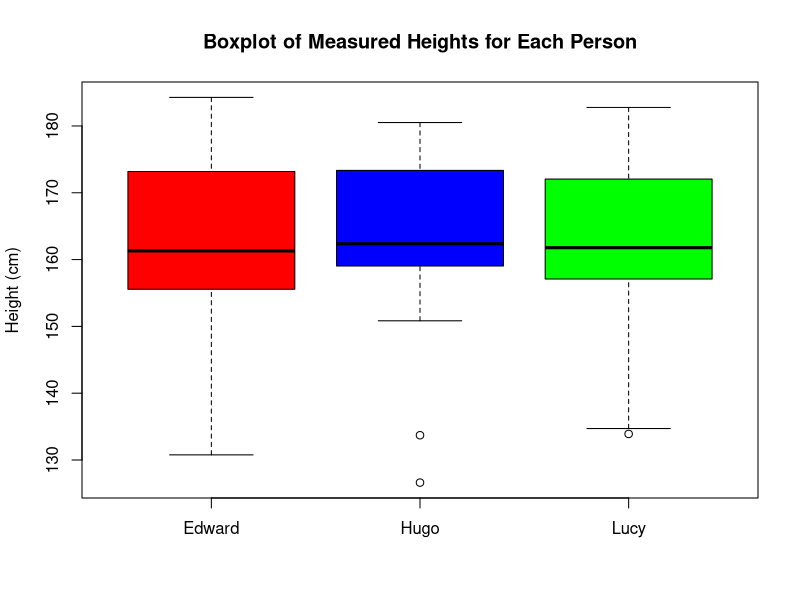
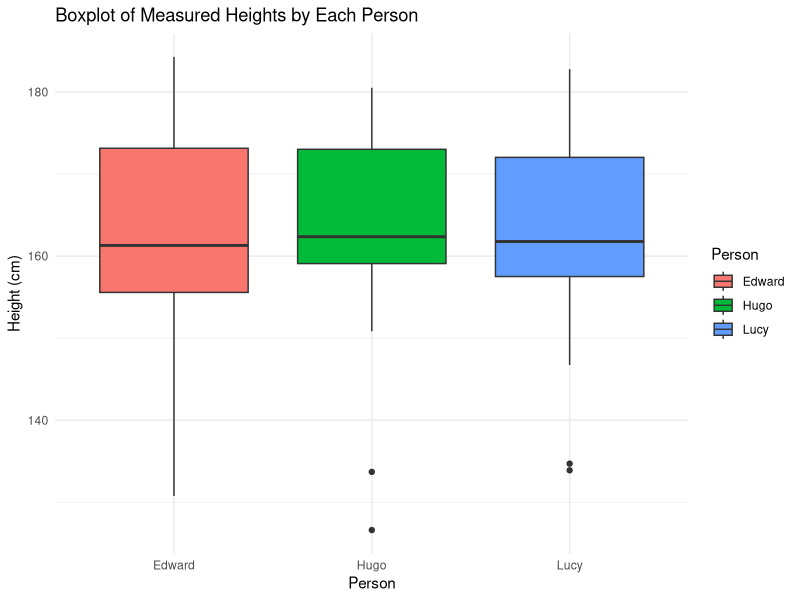

Generate these figures, in order, with R:
## ---- chunk 1
####Workspace setup####
library(tidyverse)
library(ggplot2)
library(car)
## ---- chunk 2
#### Question 2 ####

# Set a seed for reproduce the same result
set.seed(42)

# Simulate the actual heights of friends
actual_heights <- rnorm(20, mean = 160, sd = 10)

# Simulate measurement errors for each friend and each person (Edward, Hugo, Lucy)
measurement_errors_edward <- rnorm(20, mean = 0, sd = 2)
measurement_errors_hugo <- rnorm(20, mean = 0, sd = 3)
measurement_errors_lucy <- rnorm(20, mean = 0, sd = 1)

# Simulate measured heights for each person
heights_edward <- actual_heights + measurement_errors_edward
heights_hugo <- actual_heights + measurement_errors_hugo
heights_lucy <- actual_heights + measurement_errors_lucy

# Create a data frame to store the simulated data
simulated_data <- data.frame(
  actualHeights = actual_heights,
  edwardHeights = heights_edward,
  hugoHeights = heights_hugo,
  lucyHeights = heights_lucy
)

# Show the simulated data
print(simulated_data)

# 1st Test: T-Test for Means
t_test_edward <- t.test(heights_edward, actual_heights, paired = TRUE)
t_test_hugo <- t.test(heights_hugo, actual_heights, paired = TRUE)
t_test_lucy <- t.test(heights_lucy, actual_heights, paired = TRUE)

#print the result of T-Test value
cat("T-Test for Means (Edward): p-value =", t_test_edward$p.value, "\n")
cat("T-Test for Means (Hugo): p-value =", t_test_hugo$p.value, "\n")
cat("T-Test for Means (Lucy): p-value =", t_test_lucy$p.value, "\n")

# 2nd test: Boxplot Visualization
boxplot(list(heights_edward, heights_hugo, heights_lucy),
        names = c("Edward", "Hugo", "Lucy"),
        col = c("red", "blue", "green"),
        main = "Boxplot of Measured Heights for Each Person",
        ylab = "Height (cm)")

# 3rd test: Correlation Coefficient
correlation_edward <- cor(actual_heights, heights_edward)
correlation_hugo <- cor(actual_heights, heights_hugo)
correlation_lucy <- cor(actual_heights, heights_lucy)

#print the result of corrlation coefficient
cat("Correlation Coefficient (Edward):", correlation_edward, "\n")
cat("Correlation Coefficient (Hugo):", correlation_hugo, "\n")
cat("Correlation Coefficient (Lucy):", correlation_lucy, "\n")
## ---- chunk 3
####Question 4 ####
# Create a data frame for ggplot
ggplot_data <- data.frame(
  Person = rep(c("Edward", "Hugo", "Lucy"), each = 20),
  Heights = c(heights_edward, heights_hugo, heights_lucy)
)

#sgiw data repared for ggplot
ggplot_data

# Create a boxplot using ggplot2
ggplot(ggplot_data, aes(x = Person, y = Heights, fill = Person)) +
  geom_boxplot() +
  labs(title = "Boxplot of Measured Heights by Each Person",
       x = "Person",
       y = "Height (cm)",
       fill = "Person") +
  theme_minimal()

